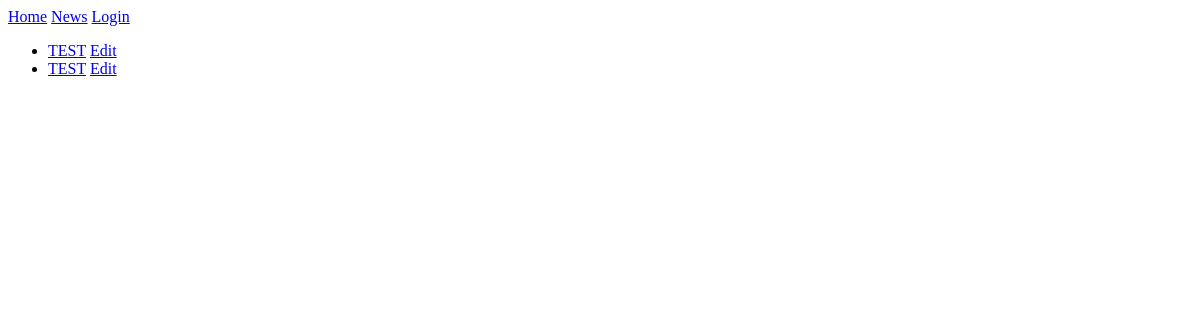
The page /news/ on the database as committed earlier.
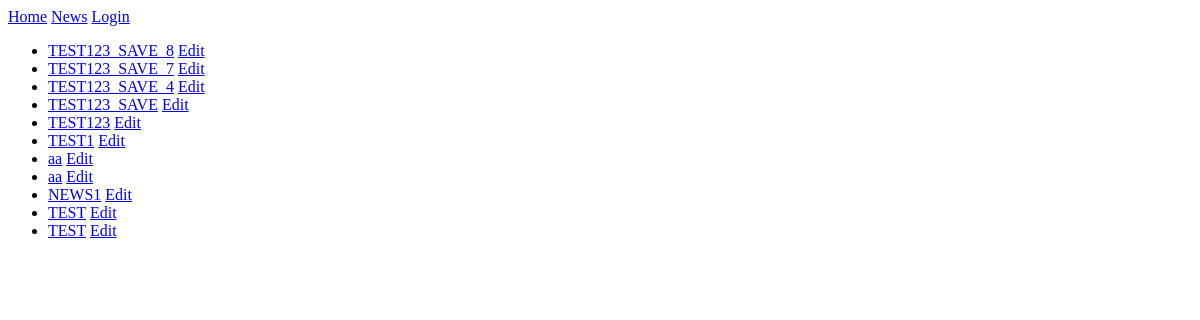
The same page on the database as committed later.
### news/models.py (models this page shows)
class News(models.Model):
    topic = models.CharField(max_length=100)
    text = models.CharField(max_length=200)
    author = models.CharField(max_length=200)
    create_time = models.DateTimeField('create time')
    last_edit_time = models.DateTimeField('last edit time')

### news/views.py (the view)
# urls.py: path('', index, name='view_books'),
def index(request):
    news = News.objects.order_by('-create_time')
    context = {'news': news}
    return render(request, 'news/index.html', context)

### templates/news/index.html (shortened to what this page needs)
<!DOCTYPE html>
<html lang="en">
<head>
</head>
<body>
    {% extends "news/base.html" %}
    {% block content %}
    {% if news %}
    <ul>
        {% for n in news %}
        <li>
            <a href="/news/{{ n.id }}/ ">{{ n.topic }}</a>
            <a href="{% url 'edit' n.id %}">Edit</a>
        </li>
        {% endfor %}
    </ul>
    {% else %}
    <p>No news are available. </p>
    {% endif %}
    {% endblock content%}

### templates/news/base.html (shortened to what this page needs)
<!DOCTYPE html>
<html lang="en">
<head>
</head>
<body>
    <a href="/">Home</a>
    <a href="/news/">News</a>
    {% if not user.is_authenticated %}
    <a href="/login/">Login</a>
    {% endif %}
    {% block content %}{% endblock %}
</body>
</html>

Rows that differ between the two databases and show on the page:
added News: topic "TEST123_SAVE_8"
added News: topic "TEST123_SAVE_7"
added News: topic "TEST123_SAVE_4"
added News: topic "TEST123_SAVE"
added News: topic "TEST123"
added News: topic "TEST1"
added News: topic "aa"
added News: topic "aa"
added News: topic "NEWS1"
